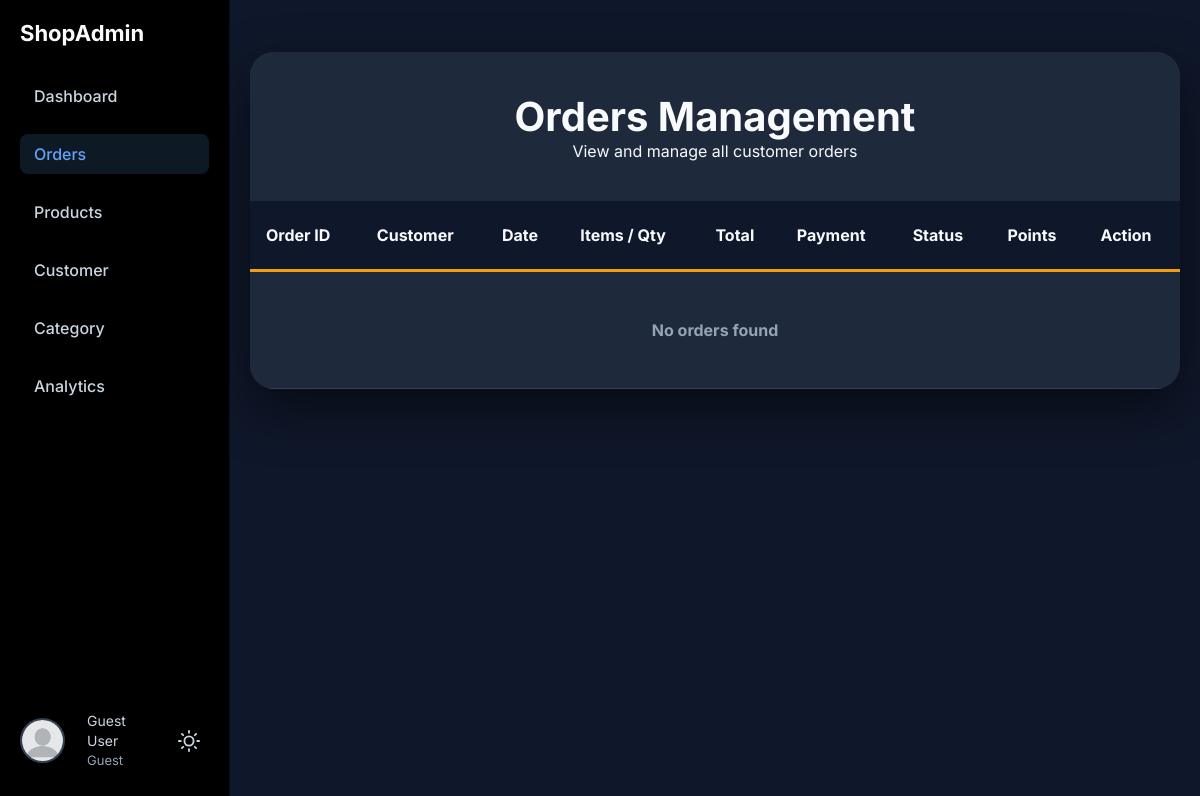
The page /pages/admin/admin-order.php on the database as committed earlier.
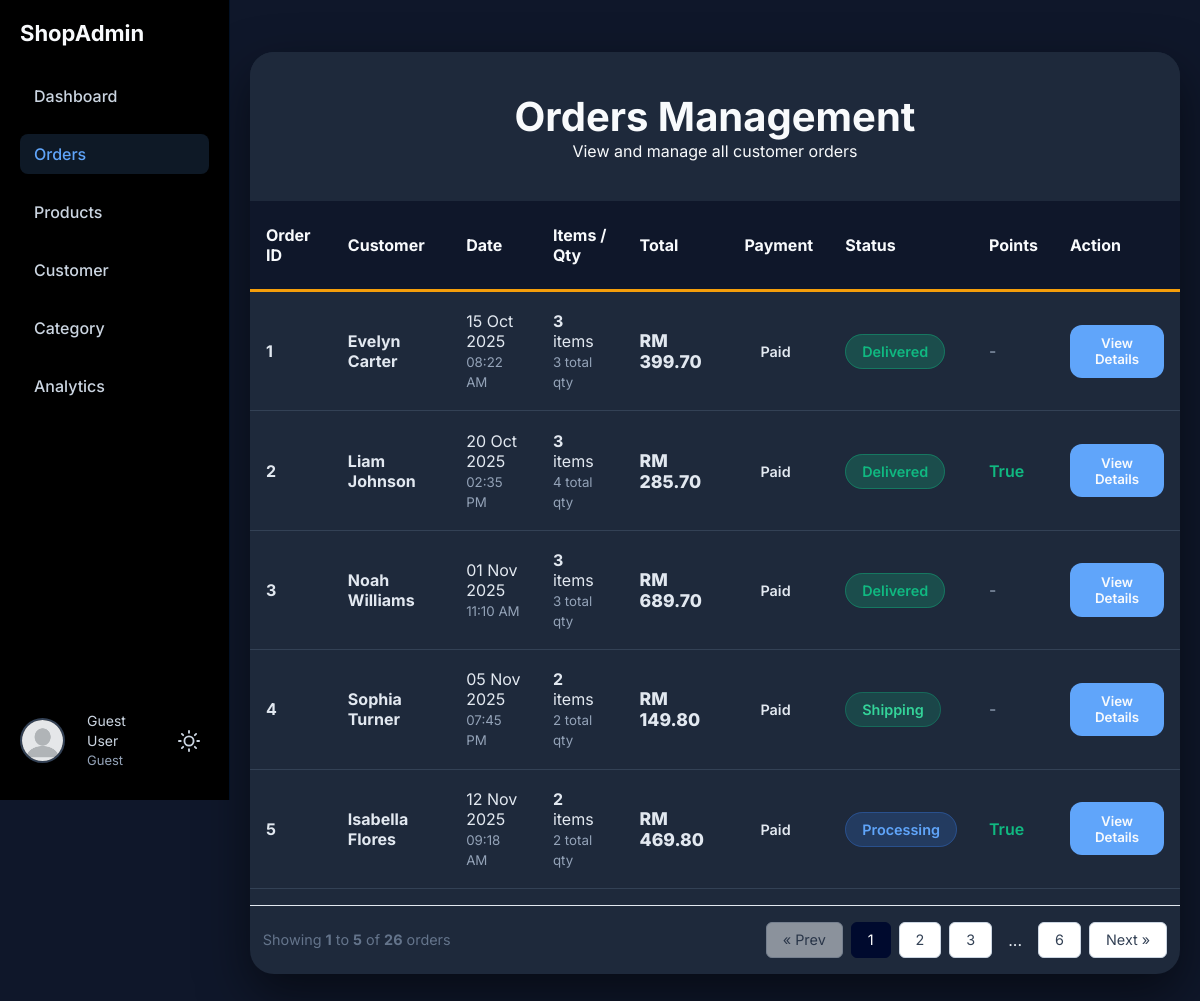
The same page on the database as committed later.
### tables this page shows
CREATE TABLE `orders` (
  `order_id` int(11) NOT NULL,
  `user_id` varchar(12) NOT NULL,
  `order_at` timestamp NOT NULL DEFAULT current_timestamp(),
  `deliver_at` date DEFAULT NULL,
  `payment_status` enum('Pending','Paid','Failed','Refunded','Redeemed') NOT NULL,
  `status` enum('Pending','Processing','Shipping','Delivered','Cancelled') NOT NULL,
  `total_price` decimal(10,2) NOT NULL,
  `utilize_point` tinyint(1) NOT NULL DEFAULT 0,
  `address_id` int(11) NOT NULL
);

CREATE TABLE `users` (
  `user_id` varchar(12) NOT NULL,
  `user_name` varchar(50) NOT NULL,
  `user_role` enum('Member','Admin') NOT NULL DEFAULT 'Member',
  `email` varchar(50) NOT NULL,
  `hash_password` varchar(255) NOT NULL,
  `account_status` enum('Unblock','Blocked') NOT NULL DEFAULT 'Unblock'
);

### _base.php (called while the page is built, shortened)
<?php
$pathPrefix = (strpos($_SERVER['SCRIPT_NAME'], '/FixAndGo_Web') === 0) ? '/FixAndGo_Web' : '';

### DAO/order-dao.php (called while the page is built, shortened)
<?php
function getAllOrdersAdmin()
{
    global $_db;
    try {
        $sql = "SELECT
                    o.order_id,
                    o.order_at,
                    u.user_name,
                    u.email,
                    o.total_price,
                    o.payment_status,
                    o.status,
                    o.utilize_point,
                    COUNT(DISTINCT oi.product_id) AS total_items,
                    SUM(oi.qty) AS total_quantity
                FROM orders o
                INNER JOIN users u ON o.user_id = u.user_id
                LEFT JOIN orderitem oi ON o.order_id = oi.order_id
                GROUP BY o.order_id
                ORDER BY o.order_at ASC";
        $stmt = $_db->prepare($sql);
        $stmt->execute();
        return $stmt->fetchAll(PDO::FETCH_OBJ);
    } catch (PDOException $e) {
        error_log("Get All Orders Admin Error: " . $e->getMessage());
        return [];
    }
}

### controller/order-controller.php (called while the page is built, shortened)
<?php
require_once  __DIR__ . '/../_base.php';
require __DIR__ . '/../DAO/order-dao.php';
function getOrderHistoryAdmin()
{
    return getAllOrdersAdmin();
}

### pages/admin/admin-order.php (the view, shortened to what this page needs)
<?php
require '../../_base.php';
require '../../controller/order-controller.php';
include 'adminHeader.php';
$all_orders = getOrderHistoryAdmin();
$limit = 5;
$page = isset($_GET['page']) ? (int)$_GET['page'] : 1;
$total_records = count($all_orders);
$total_pages = ceil($total_records / $limit);
$offset = ($page - 1) * $limit;
$orders = array_slice($all_orders, $offset, $limit);
?>
<link rel="stylesheet" href="../../css/admin-order.css">
<link rel="stylesheet" href="../../css/msg.css">
<div class="admin-container">
    <div class="admin-header">
        <h1>Orders Management</h1>
        <p>View and manage all customer orders</p>
    </div>
    <table class="orders-table">
        <thead>
            <tr>
                <th>Order ID</th>
                <th>Customer</th>
                <th>Date</th>
                <th>Items / Qty</th>
                <th>Total</th>
                <th>Payment</th>
                <th>Status</th>
                <th>Points</th>
                <th>Action</th>
            </tr>
        </thead>
        <tbody>
            <?php if (is_array($orders) && !empty($orders)): ?>
                <?php foreach ($orders as $order): ?>
                    <?php if (is_object($order) && isset($order->order_id)): ?>
                        <tr>
                            <td data-label="Order ID"><strong><?= $order->order_id ?></strong></td>
                            <td data-label="Customer">
                                <a style="text-decoration:none; color:var(--color-text-primary);" href="../admin/admin-order-detail.php?id=<?= $order->order_id ?>">
                                    <div><strong><?= htmlspecialchars($order->user_name ?? 'Unknown') ?></strong></div>
                                </a>
                            </td>
                            <td data-label="Date">
                                <?= isset($order->order_at) ? date('d M Y', strtotime($order->order_at)) : 'N/A' ?><br>
                                <small style="color:#94a3b8;">
                                    <?= isset($order->order_at) ? date('h:i A', strtotime($order->order_at)) : '' ?>
                                </small>
                            </td>
                            <td data-label="Items / Qty">
                                <strong><?= $order->total_items ?? 0 ?></strong> item<?= ($order->total_items ?? 0) > 1 ? 's' : '' ?><br>
                                <small style="color:#94a3b8;"><?= $order->total_quantity ?? 0 ?> total qty</small>
                            </td>
                            <td data-label="Total" class="total-price">
                                RM <?= number_format($order->total_price ?? 0, 2) ?>
                            </td>
                            <td data-label="Payment">
                                <span class="status <?= strtolower($order->payment_status ?? 'unknown') ?>">
                                    <?= ucfirst($order->payment_status ?? 'Unknown') ?>
                                </span>
                            </td>
                            <td data-label="Status">
                                <span class="status <?= strtolower($order->status ?? 'unknown') ?>">
                                    <?= ucfirst($order->status ?? 'Unknown') ?>
                                </span>
                            </td>
                            <td data-label="Points">
                                <?php if (isset($order->utilize_point) && $order->utilize_point): ?>
                                    <span style="color: #10b981; font-weight: 600;">True</span>
                                <?php else: ?>
                                    <span style="color: #94a3b8;">-</span>
                                <?php endif; ?>
                            </td>
                            <td data-label="Action">
                                <button class="btn-small btn-view" onclick="viewOrderDetails(<?= $order->order_id ?? 0 ?>)">
                                    View Details
                                </button>
                            </td>
                        </tr>
                    <?php endif; ?>
                <?php endforeach; ?>
            <?php else: ?>
                <tr>
                    <td colspan="9" style="text-align: center; padding: 3rem; color: var(--color-text-muted);">
                        <strong>No orders found</strong>
                    </td>
                </tr>
            <?php endif; ?>
        </tbody>
    </table>
    <?php if ($total_pages > 1): ?>
        <div class="pagination-container">
            <div class="pagination-info">
                Showing <strong><?= $offset + 1 ?></strong> to <strong><?= min($offset + $limit, $total_records) ?></strong> of <strong><?= $total_records ?></strong> orders
            </div>
            <div class="pagination-controls">
                <a href="?page=<?= $page - 1 ?>" class="page-btn <?= ($page <= 1) ? 'disabled' : '' ?>">
                    &laquo; Prev
                </a>
                <?php
                $start = max(1, $page - 2);
                $end = min($total_pages, $page + 2);
                for ($i = $start; $i <= $end; $i++): ?>
                    <a href="?page=<?= $i ?>" class="page-btn <?= ($i == $page) ? 'active' : '' ?>">
                        <?= $i ?>
                    </a>
                <?php endfor;
                if ($end < $total_pages) {
                    if ($end < $total_pages - 1) echo '<span style="padding:0.5rem">...</span>';
                    echo '<a href="?page=' . $total_pages . '" class="page-btn">' . $total_pages . '</a>';
                }
                ?>
                <a href="?page=<?= $page + 1 ?>" class="page-btn <?= ($page >= $total_pages) ? 'disabled' : '' ?>">
                    Next &raquo;
                </a>
            </div>
        </div>
    <?php endif; ?>
</div>
<?php include 'adminFooter.php'; ?>

### pages/admin/adminHeader.php (shortened to what this page needs)
<!DOCTYPE html>
<html lang="en">
<head>
    <link rel="stylesheet" href="../../css/admin.css">
    <link rel="stylesheet" href="https://cdnjs.cloudflare.com/ajax/libs/font-awesome/7.0.1/css/all.min.css">
</head>
<body>
    <div class="admin-layout">
        <?php include 'adminSidebar.php'; ?>
        <div class="admin-main">

### pages/admin/adminSidebar.php (shortened to what this page needs)
<?php
$currentUser = getCurrentUser();
if (!$currentUser) {
    $currentUser = (object)[
        'user_id' => null,
        'user_name' => 'Guest User',
        'user_role' => 'Guest'
    ];
}
$userProfilePic = $currentUser->user_id ? getUserProfilePicture($currentUser->user_id) : $pathPrefix . '/images/profile/default_profile_picture.webp';
?>
<div class="admin-sidebar">
    <h2 class="logo">ShopAdmin</h2>
    <ul class="menu">
        <li><a href="adminDashboard.php" class="<?= basename($_SERVER['PHP_SELF']) == 'adminDashboard.php' ? 'active' : '' ?>">Dashboard</a></li>
        <li><a href="admin-order.php" class="<?= basename($_SERVER['PHP_SELF']) == 'admin-order.php' ? 'active' : '' ?>">Orders</a></li>
        <li><a href="admin-product.php" class="<?= basename($_SERVER['PHP_SELF']) == 'admin-product.php' ? 'active' : '' ?>">Products</a></li>
        <li><a href="adminCustomer.php" class="<?= basename($_SERVER['PHP_SELF']) == 'adminCustomer.php' ? 'active' : '' ?>">Customer</a></li>
        <li><a href="admin-category.php" class="<?= basename($_SERVER['PHP_SELF']) == 'admin-add-category.php' ? 'active' : '' ?>">Category</a></li>
        <li><a href="analytics.php" class="<?= basename($_SERVER['PHP_SELF']) == 'analytics.php' ? 'active' : '' ?>">Analytics</a></li>
    </ul>
    <div class="sidebar-footer">
        <div class="footer-content">
            <img src="<?= htmlspecialchars($userProfilePic) ?>"
                class="avatar"
                alt="<?= htmlspecialchars($currentUser->user_name) ?>"
                width="45" height="45" style="width: 45px; height: 45px; object-fit: cover;"
                onerror="this.src='<?= $pathPrefix ?>/images/profile/default_profile_picture.webp'">
            <p class="admin-name">
                <?= htmlspecialchars($currentUser->user_name) ?><br>
                <span><?= htmlspecialchars($currentUser->user_role) ?></span>
            </p>
            <button id="themeToggle" class="theme-toggle" aria-label="Toggle theme">
            </button>
        </div>
    </div>
</div>

### pages/admin/adminFooter.php
        </div>
    </div>
</body>
</html>

### css/admin.css (style rules this page uses)
:root { --color-bg-body: #010716; --color-text-light: #e2e8f0; --color-sidebar-bg: #000000; --color-sidebar-border: #021024; --color-logo-text: #f8fafc; --color-menu-text: #cbd5e1; --color-menu-active: #60a5fa; --color-admin-name: #cbd5e1; --color-admin-name-muted: #94a3b8; --color-search-border: #475569; --color-search-bg: #000000; --color-search-text: #f1f5f9; }
* { margin: 0; padding: 0; box-sizing: border-box; font-family: Inter, sans-serif; }
body { background: var(--color-bg-body); color: var(--color-text-light); transition: background 0.3s ease, color 0.3s ease; }
.admin-layout { display: flex; min-height: 100vh; }
.admin-sidebar { display: flex; flex-direction: column; width: 230px; background: var(--color-sidebar-bg); padding: 20px; border-right: 1px solid var(--color-sidebar-border); height: 100vh; position: fixed; top: 0; left: 0; transition: background 0.3s ease, border-color 0.3s ease; }
.logo { font-size: 22px; font-weight: 700; margin-bottom: 30px; color: var(--color-logo-text); transition: color 0.3s ease; }
.menu { padding: 0; margin: 0; flex: 1; }
.menu li { list-style: none; margin-bottom: 18px; }
.menu a { display: block; padding: 10px 14px; border-radius: 8px; text-decoration: none; color: var(--color-menu-text); font-weight: 500; transition: background 0.2s, color 0.2s; }
.menu a.active { background: rgba(96, 165, 250, 0.15); color: var(--color-menu-active); }
.sidebar-footer { position: absolute; bottom: 30px; left: 20px; right: 20px; color: var(--color-admin-name); }
.footer-content { display: flex; align-items: center; gap: 12px; }
.sidebar-footer .avatar { width: 45px; height: 45px; border-radius: 50%; object-fit: cover; border: 2px solid #334155; flex-shrink: 0; }
.admin-name { font-size: 14px; color: var(--color-admin-name); transition: color 0.3s ease; flex: 1; line-height: 1.4; }
.admin-name span { font-size: 13px; color: var(--color-admin-name-muted); transition: color 0.3s ease; }
.theme-toggle { width: 40px; height: 40px; border-radius: 50%; border: none; background: transparent; color: var(--color-menu-text); cursor: pointer; display: flex; align-items: center; justify-content: center; transition: all 0.3s ease; flex-shrink: 0; }
body[data-theme="dark"] .theme-toggle .sun-icon { display: block; }
.admin-main { flex: 1; padding: 20px; margin-left: 230px; }
.avatar { width: 40px; height: 40px; border-radius: 50%; margin-right: 10px; object-fit: cover; }

Rows that differ between the two databases and show on the page:
added orders: order_id "1", user.user_name "Evelyn Carter", order_at "15 Oct 2025", order_at "08:22 AM", total_items "3", total_quantity "3", total_price "399.70", payment_status "Paid", status "Delivered"
added orders: order_id "2", user.user_name "Liam Johnson", order_at "20 Oct 2025", order_at "02:35 PM", total_items "3", total_quantity "4", total_price "285.70", payment_status "Paid", status "Delivered", utilize_point "True"
added orders: order_id "3", user.user_name "Noah Williams", order_at "01 Nov 2025", order_at "11:10 AM", total_items "3", total_quantity "3", total_price "689.70", payment_status "Paid", status "Delivered"
added orders: order_id "4", user.user_name "Sophia Turner", order_at "05 Nov 2025", order_at "07:45 PM", total_items "2", total_quantity "2", total_price "149.80", payment_status "Paid", status "Shipping"
added orders: order_id "5", user.user_name "Isabella Flores", order_at "12 Nov 2025", order_at "09:18 AM", total_items "2", total_quantity "2", total_price "469.80", payment_status "Paid", status "Processing", utilize_point "True"
Other text that changed with them:
$offset + 1: (not shown) → "1"
min($offset + $limit, $total_records): (not shown) → "5"
$total_records: (not shown) → "26"
$total_pages: (not shown) → "6"
text no longer shown: "No orders found"
text now shown: "Showing to of orders « Prev ... Next »"
new list line: "1"
new list line: "2"
new list line: "3"
